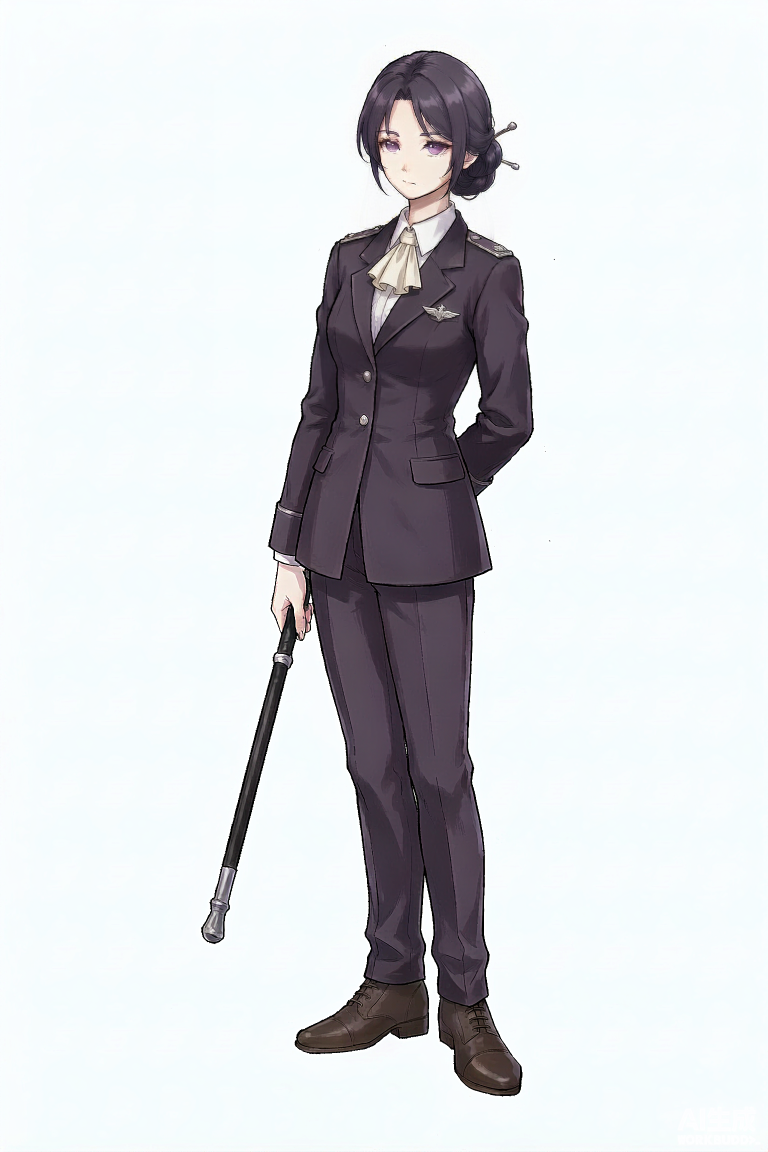
#> input picture assets/char/entj.png, 1536 x 2304 px, found by its file name (shown at 1/2 size)
$ python entj_crop.py
#> lines starting #> are read from the running program, lines starting #| are printed output that depends on the picture
# -*- coding: utf-8 -*-
"""裁切 ENTJ 头部/上身特写，用于核对发型。"""
import os
from PIL import Image

BASE = "C:/Users/admin/WorkBuddy/2026-09-29-23-06-03/shichen"
SRC = os.path.join(BASE, "assets/char/entj.png")
OUT = os.path.join(BASE, "assets/char/_gen/char_ENTJ_v2")
os.makedirs(OUT, exist_ok=True)

im = Image.open(SRC).convert("RGB")
#> im is the input picture: PIL image 1536x2304 RGB; mean R, G, B 216.2, 218.4, 221.4
print("size:", im.size)
#| size: (1536, 2304)
W, H = im.size
#> W = 1536; H = 2304

# 依据 2:3 竖构图估：头部约占顶部 30%
head = im.crop((int(W * 0.22), int(H * 0.00), int(W * 0.85), int(H * 0.42)))
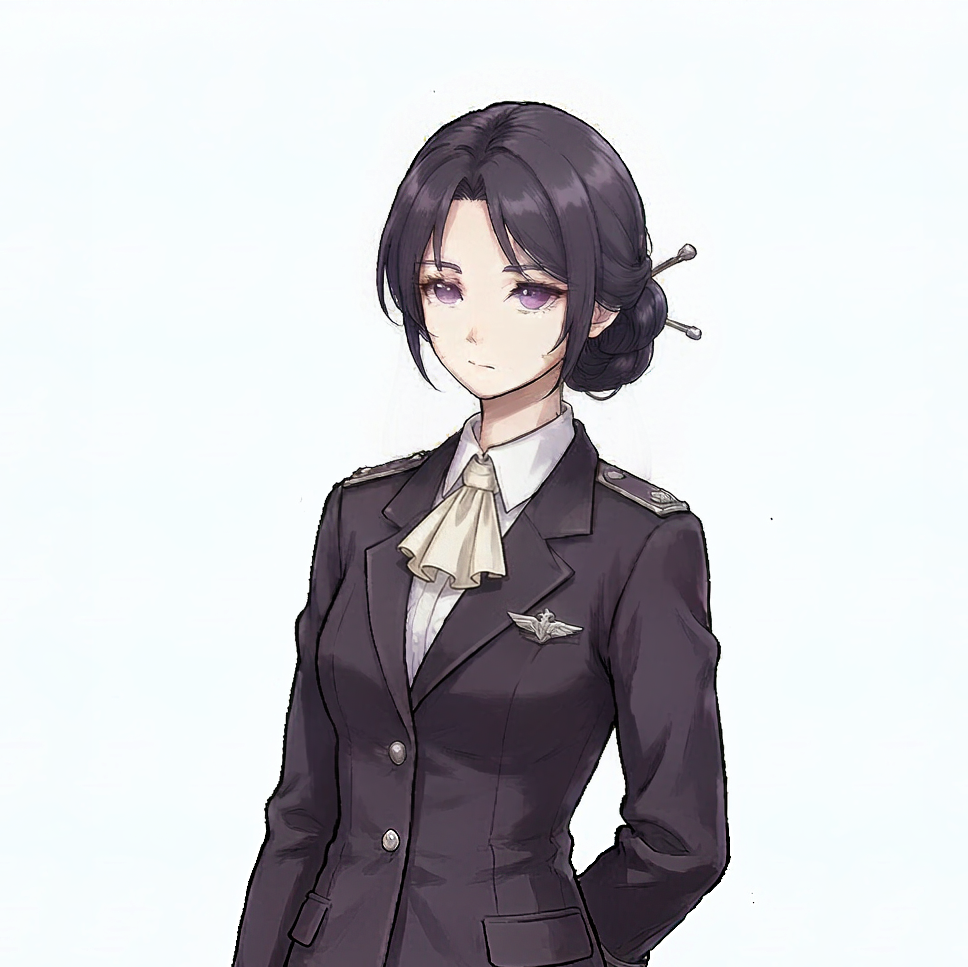
#> head: PIL image 968x967 RGB; mean R, G, B 199.7, 199.6, 203.3
head = head.resize((head.width * 2, head.height * 2), Image.LANCZOS)
#> head: PIL image 1936x1934 RGB
head.save(os.path.join(OUT, "hair_before.png"))
print("ok ->", os.path.join(OUT, "hair_before.png"), head.size)
#| ok -> C:/Users/admin/WorkBuddy/2026-09-29-23-06-03/shichen/assets/char/_gen/char_ENTJ_v2/hair_before.png (1936, 1934)

$ run again, with assets/char/enfp.png copied over assets/char/entj.png
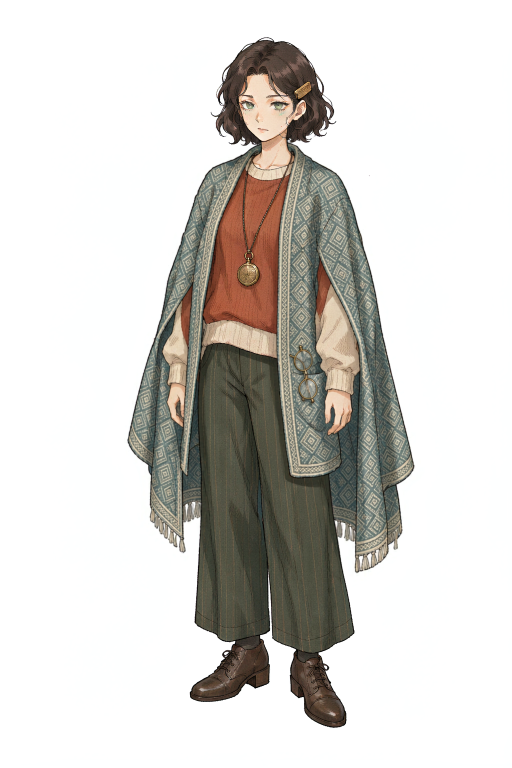
#> input picture assets/char/enfp.png, 1024 x 1536 px, found by its file name (shown at 1/2 size)
#> im is the input picture: PIL image 1024x1536 RGB; mean R, G, B 212.7, 210.4, 206.3
#| size: (1024, 1536)
#> `head = im.crop((int(W * 0.22), int(H * 0.00), int(W * 0.85), int(H * 0..`:
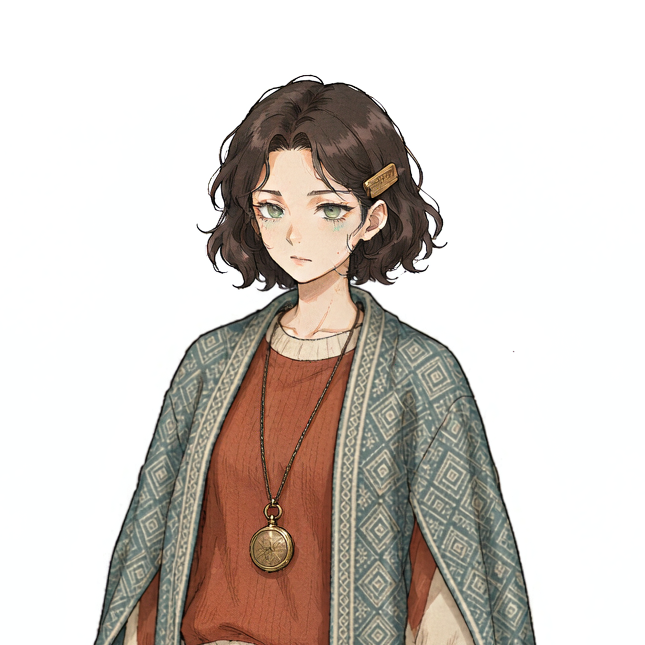
#> head: PIL image 645x645 RGB; mean R, G, B 209.8, 202.1, 196.2
#| ok -> C:/Users/admin/WorkBuddy/2026-09-29-23-06-03/shichen/assets/char/_gen/char_ENTJ_v2/hair_before.png (1290, 1290)
